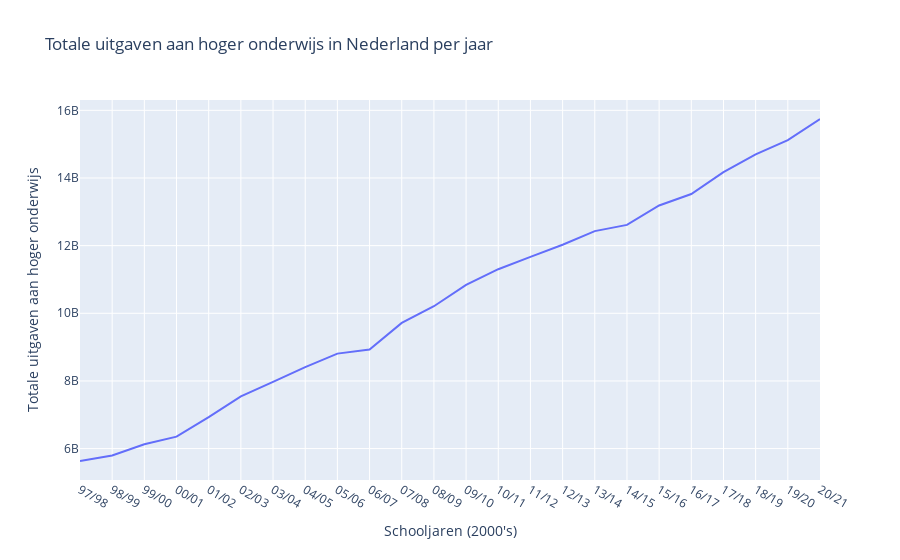

The notebook cell saved with this chart:
### Markdown cell above
_Perspectief 2: De toename van uitgaven in onderwijs door de overheid is erg onregelmatig rond de introductie van het leenstelsel. Er is een afname van uitgaven in de schooljaren 2015/’16 en 2017/’18. Een van de redenen om het leenstelsel in te voeren was dat het zou zorgen voor meer uitgaven aan onderwijs door de overheid. Dit is niet regelmatig gebeurd en was dus eigenlijk niet een sterk argument om het leenstelsel in te voeren._

### Code cell
spendings_education = spendings[['Perioden', 'TotaalUitgavenAanOnderwijs_1']]
spendings_edu_total = spendings_education.groupby('Perioden').sum().reset_index()
spendings_edu_total = spendings_edu_total.assign(Perioden=spendings_edu_total['Perioden'].apply(lambda periode: f'{periode[-2:]}/{str(int(periode) + 1)[-2:]}'))
spendings_edu_total = spendings_edu_total.iloc[2:]

spendings_education_year = px.line(spendings_edu_total, x='Perioden', y='TotaalUitgavenAanOnderwijs_1', title='Totale uitgaven aan hoger onderwijs in Nederland per jaar')
spendings_education_year.update_layout(xaxis_title='Schooljaren (2000\'s)')
spendings_education_year.update_layout(yaxis_title='Totale uitgaven aan hoger onderwijs')
spendings_education_year.show()

### Figure 1 — Plotly figure (JSON) as saved in the notebook; plotly's stock layout.template omitted (floating-point values rounded to 4 significant figures)
{"data": [{"hovertemplate": "Perioden=%{x}<br>TotaalUitgavenAanOnderwijs_1=%{y}<extra></extra>", "legendgroup": "", "line": {"color": "#636efa", "dash": "solid"}, "marker": {"symbol": "circle"}, "mode": "lines", "name": "", "orientation": "v", "showlegend": false, "type": "scatter", "x": ["97/98", "98/99", "99/00", "00/01", "01/02", "02/03", "03/04", "04/05", "05/06", "06/07", "07/08", "08/09", "09/10", "10/11", "11/12", "12/13", "13/14", "14/15", "15/16", "16/17", "17/18", "18/19", "19/20", "20/21"], "xaxis": "x", "y": [5633000000, 5797000000, 6126000000, 6352000000, 6932000000, 7543000000, 7971000000, 8407000000, 8808000000, 8928000000, 9715000000, 10209000000, 10838000000, 11303000000, 11669000000, 12026000000, 12430000000, 12614000000, 13188000000, 13527000000, 14172000000, 14700000000, 15122000000, 15744000000], "yaxis": "y"}], "layout": {"legend": {"tracegroupgap": 0}, "title": {"text": "Totale uitgaven aan hoger onderwijs in Nederland per jaar"}, "xaxis": {"anchor": "y", "domain": [0, 1], "title": {"text": "Schooljaren (2000's)"}}, "yaxis": {"anchor": "x", "domain": [0, 1], "title": {"text": "Totale uitgaven aan hoger onderwijs"}}}}
